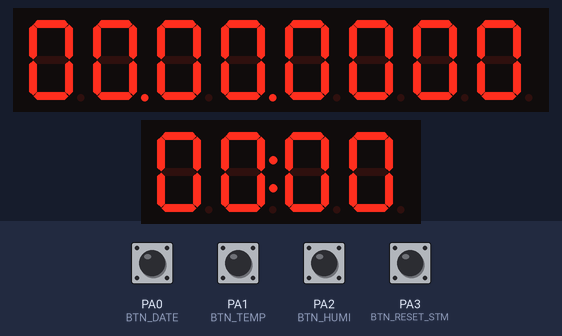
The program below on a simulated STM32 Blue Pill. Shown: 8-digit seven-segment display, 4-digit seven-segment display. The test bench sets the inputs (shaded band); at power-on: PA0 (BTN_DATE), PA1 (BTN_TEMP), PA2 (BTN_HUMI), PA3 (BTN_RESET_STM) HIGH. At 3.5 s the program restarts the board; the recording ends there.

Above: at 1.2 s.
1.3 s: PA1 (BTN_TEMP) pulled LOW for 0.15 s
At 1.65 s:
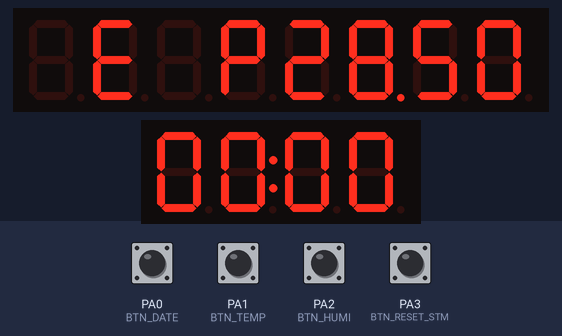
2.0 s: PA2 (BTN_HUMI) pulled LOW for 0.15 s
At 2.35 s:
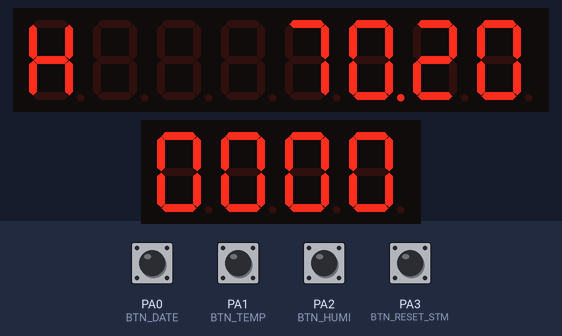
2.7 s: PA0 (BTN_DATE) pulled LOW for 0.15 s
At 3.06 s:
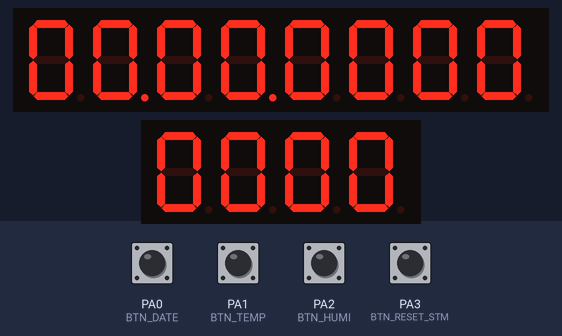
3.4 s: PA3 (BTN_RESET_STM) pulled LOW for 0.15 s
Timing chart, 0 to 3.5 s (numbered marks = the images above; inputs shaded):
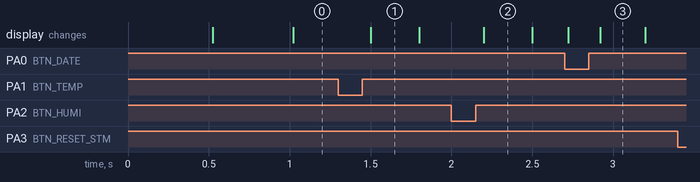

Measured:
- after the input at 1.3 s, the display: changes after 0.20 s (image 1)
- after the input at 2.0 s, the display: changes after 0.20 s (image 2)
- after the input at 3.4 s, every drawn part: stays the same

The program:

main.cpp
```cpp
#include <Arduino.h>
#include <LedControl.h>
#include <TM1637Display.h>

// Thêm chân reset STM32
#define BTN_RESET_STM PA3

// TM1637 hiển thị giờ:phút
#define CLK PB6
#define DIO PB7
TM1637Display display(CLK, DIO);

// MAX7219 hiển thị ngày / nhiệt độ / độ ẩm
LedControl lc(PA7, PA5, PA4, 1);

// Nút chuyển chế độ hiển thị
#define BTN_DATE PA0
#define BTN_TEMP PA1
#define BTN_HUMI PA2

enum DisplayMode { DATE_MODE, TEMP_MODE, HUMI_MODE };
DisplayMode mode = DATE_MODE;

String inputString = "";
bool stringComplete = false;

// Thông tin từ ESP32
String dateStr = "00000000";  // ddmmyyyy
String tempStr = "TEMP28.50";  // TEMPxx.xx
String humiStr = "HUMI70.20";  // HUMIxx.xx
int hour = 0, minute = 0;

bool colonState = true;
unsigned long lastBlink = 0;
const unsigned long blinkInterval = 500;

void setup() {
  Serial.begin(9600);
  inputString.reserve(64);

  // Cấu hình chân reset
  pinMode(BTN_RESET_STM, INPUT_PULLUP);

  lc.shutdown(0, false);
  lc.setIntensity(0, 8);
  lc.clearDisplay(0);

  display.setBrightness(5);

  pinMode(BTN_DATE, INPUT_PULLUP);
  pinMode(BTN_TEMP, INPUT_PULLUP);
  pinMode(BTN_HUMI, INPUT_PULLUP);
}

void loop() {
  // Kiểm tra nút reset STM32
  if(digitalRead(BTN_RESET_STM) == LOW) {
    delay(50);
    if(digitalRead(BTN_RESET_STM) == LOW) {
      NVIC_SystemReset();
    }
  }

  // Xử lý nháy dấu 2 chấm giờ:phút
  if (millis() - lastBlink >= blinkInterval) {
    lastBlink = millis();
    colonState = !colonState;
    uint8_t colonFlag = colonState ? 0b01000000 : 0;
    display.showNumberDecEx(hour * 100 + minute, colonFlag, true);
  }

  // Đọc UART từ ESP32
  while (Serial.available()) {
    char inChar = (char)Serial.read();
    if (inChar == '\n') {
      stringComplete = true;
    } else {
      inputString += inChar;
    }
  }

  if (stringComplete) {
    stringComplete = false;

    // Chuỗi dạng: 16/04/2025,14:35,28.50,70.20
    if (inputString.length() >= 20) {
      // Ngày
      String day = inputString.substring(0, 2);
      String month = inputString.substring(3, 5);
      String year = inputString.substring(6, 10);
      dateStr = day + month + year;

      // Giờ:phút
      hour = inputString.substring(11, 13).toInt();
      minute = inputString.substring(14, 16).toInt();

      // Nhiệt độ (định dạng TEMPxx.xx)
      int tempStart = inputString.indexOf(',', 16) + 1;
      int tempEnd = inputString.indexOf(',', tempStart);
      tempStr = "TEMP" + inputString.substring(tempStart, tempEnd);

      // Độ ẩm (định dạng HUMIxx.xx)
      int humiStart = tempEnd + 1;
      humiStr = "HUMI" + inputString.substring(humiStart);

      inputString = "";
    }
  }

  // Đọc trạng thái nút
  if (digitalRead(BTN_DATE) == LOW) {
    mode = DATE_MODE;
    delay(200); // Chống dội nút
  } else if (digitalRead(BTN_TEMP) == LOW) {
    mode = TEMP_MODE;
    delay(200);
  } else if (digitalRead(BTN_HUMI) == LOW) {
    mode = HUMI_MODE;
    delay(200);
  }

  // Hiển thị lên MAX7219 (CẬP NHẬT PHẦN NÀY)
  switch (mode) {
    case DATE_MODE:
      for (int i = 0; i < 8; i++) {
        char c = dateStr.charAt(i);
        bool dp = (i == 1 || i == 3); // Dấu chấm ở vị trí 2 và 4 (dd.mm.yyyy)
        lc.setChar(0, 7 - i, c, dp);
      }
      break;

    case TEMP_MODE:
      {
        int displayPos = 0;
        for (int i = 0; i < tempStr.length(); i++) {
          char c = tempStr.charAt(i);
          if (c == '.') {
            // Bật dấu chấm cho ký tự trước đó
            if (displayPos > 0) {
              lc.setChar(0, 7 - (displayPos - 1), tempStr.charAt(i - 1), true);
            }
          } else {
            if (displayPos >= 8) break;
            lc.setChar(0, 7 - displayPos, c, false);
            displayPos++;
          }
        }
        // Xóa các digit còn thừa
        for (int i = displayPos; i < 8; i++) {
          lc.setChar(0, 7 - i, ' ', false);
        }
      }
      break;

    case HUMI_MODE:
      {
        int displayPos = 0;
        for (int i = 0; i < humiStr.length(); i++) {
          char c = humiStr.charAt(i);
          if (c == '.') {
            // Bật dấu chấm cho ký tự trước đó
            if (displayPos > 0) {
              lc.setChar(0, 7 - (displayPos - 1), humiStr.charAt(i - 1), true);
            }
          } else {
            if (displayPos >= 8) break;
            lc.setChar(0, 7 - displayPos, c, false);
            displayPos++;
          }
        }
        // Xóa các digit còn thừa
        for (int i = displayPos; i < 8; i++) {
          lc.setChar(0, 7 - i, ' ', false);
        }
      }
      break;
  }
}
```
